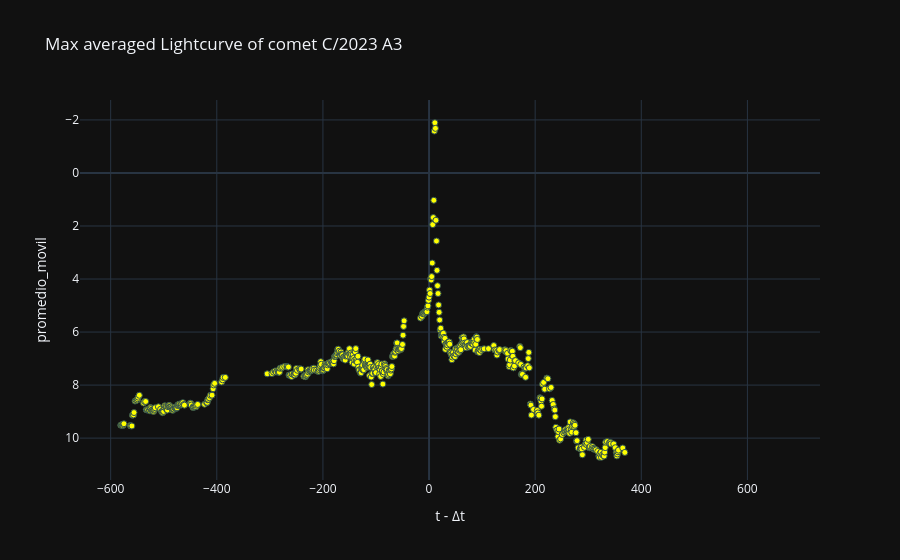

Write notebook code for a chart like this one.
### Code cell
# Gráfica de lus promediada
labels = {'delta_t':'t - Δt','magnitud_reducida':'Magnitude reduced'}
fig = px.scatter(curva_de_luz_externa_v1_df, x='delta_t', y='promedio_movil', template= 'plotly_dark', labels= labels, title=f'Max averaged Lightcurve of comet {nombre_cometa}')
fig.update_traces(marker=dict(color='yellow', size=6, line= dict(width=1, color='DarkSlateGrey')))
fig.update_yaxes(autorange="reversed")
fig.show()

### Figure 1 — Plotly figure (JSON) as saved in the notebook; plotly's stock layout.template omitted (floating-point values rounded to 4 significant figures; data arrays with more than 128 entries replaced by an {"elided": "..."} marker saying what was removed)
{"data": [{"hovertemplate": "t - Δt=%{x}<br>promedio_movil=%{y}<extra></extra>", "legendgroup": "", "marker": {"color": "yellow", "line": {"color": "DarkSlateGrey", "width": 1}, "size": 6, "symbol": "circle"}, "mode": "markers", "name": "", "orientation": "v", "showlegend": false, "type": "scatter", "x": {"elided": "565 int values"}, "xaxis": "x", "y": {"elided": "565 float values"}, "yaxis": "y"}], "layout": {"legend": {"tracegroupgap": 0}, "title": {"text": "Max averaged Lightcurve of comet C/2023 A3"}, "xaxis": {"anchor": "y", "domain": [0, 1], "title": {"text": "t - Δt"}}, "yaxis": {"anchor": "x", "autorange": "reversed", "domain": [0, 1], "title": {"text": "promedio_movil"}}}}
